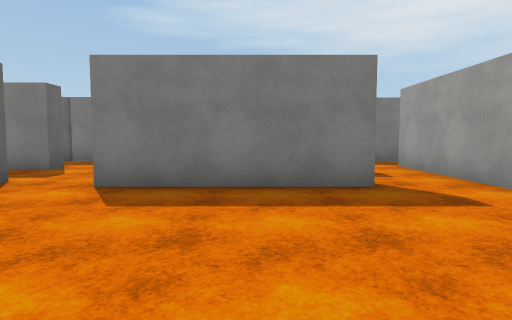
view 1 (above)

15 first-person views from a walk through a Unity game level. The camera is 1.3 m above the floor, tilts 4° down and sees 75° across. The floor is counted in squares, 2 m on a side. Each view is taken from the middle of a square. On the plan, view 1 faces up. The plan holds only what a view shows up to about 10 squares ahead; the rest is blank. The place goes on beyond the plan. The player character is not drawn. Surface patterns are stand-ins for the level's own textures.

view 2
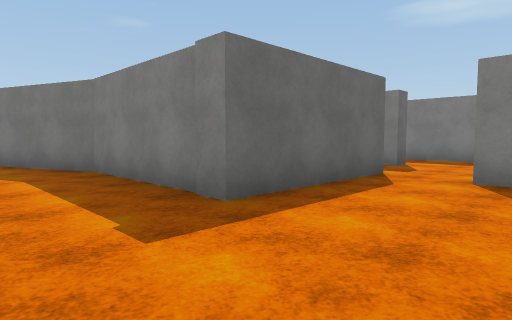

view 3
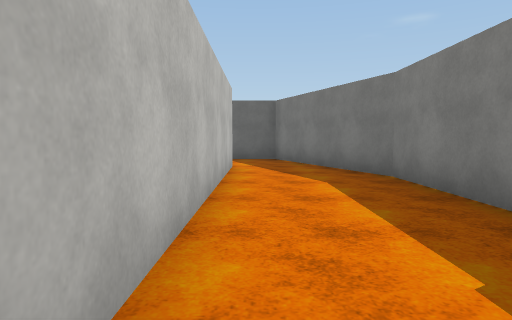

view 4
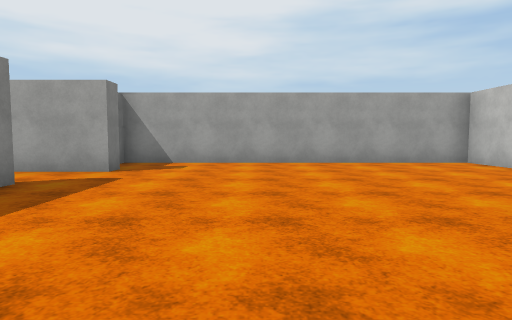

view 5
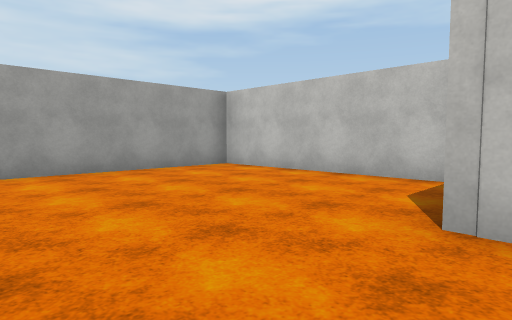

view 6
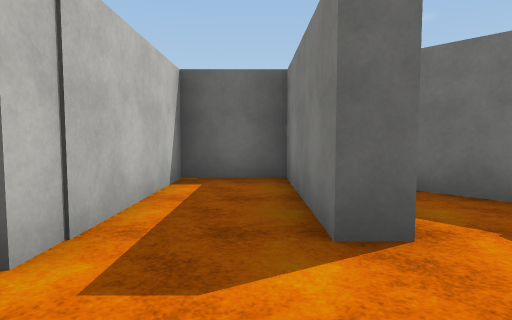

view 7
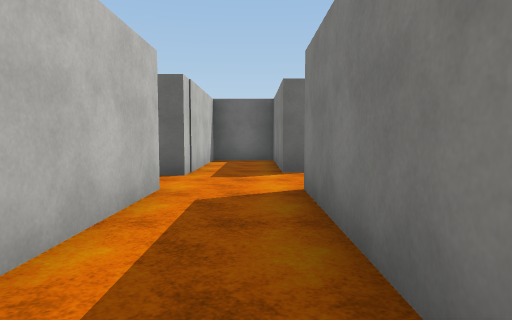

view 8
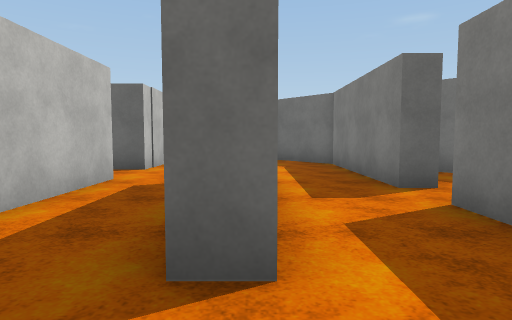

view 9
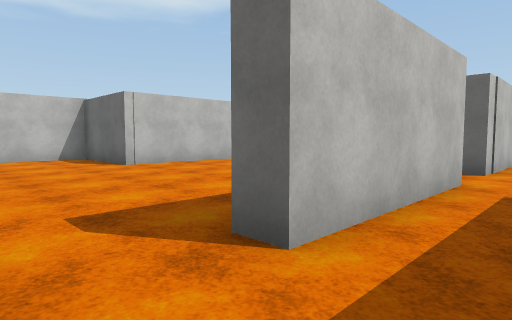

view 10
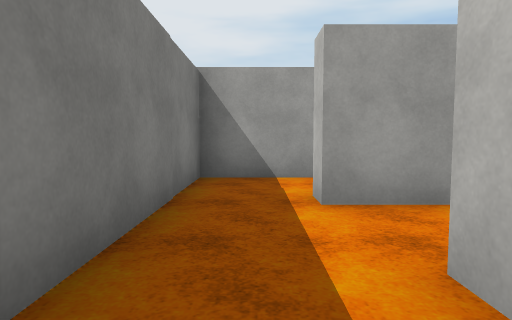

view 11
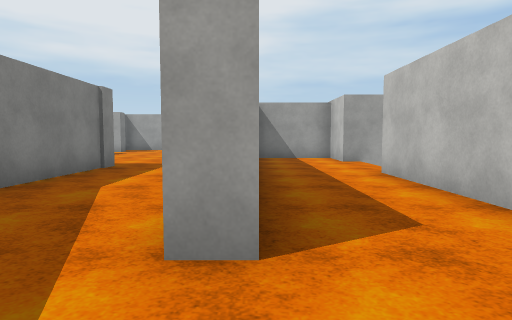

view 12
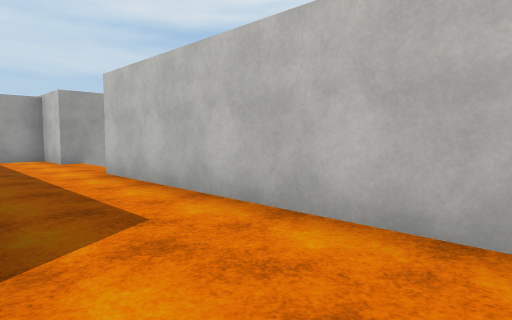

view 13
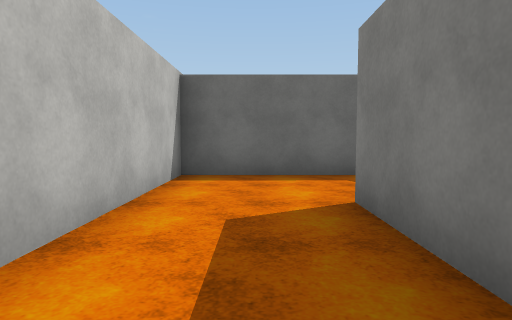

view 14
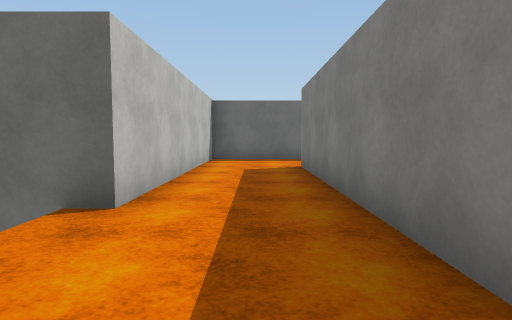

view 15
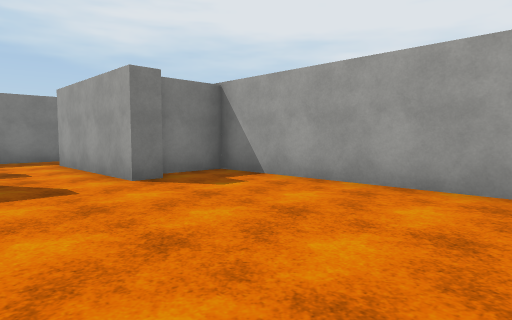

### Floor plan
Ten units are one square. View 1 is at (0, 0); x grows to the right and y downward. Boxes are objects, and circles mark ways between rooms. Rooms are numbered by the first view taken in them; rooms with no view inside come last. Other rooms are left out.
<svg viewBox="-122 -99 180 158">
<path fill="none" stroke="#000" d="M15 -48 15 -43 -21 -43M38 -37 32 -37M-36 -48 -36 -12 -74 -12 -117 4 -117 16M-93 15 -3 15 -3 43 53 43 53 -43 39 -43M-21 -48 15 -48M-40 -70 -40 -66 -72 -66 -72 -48 -36 -48M12 -66 -21 -66M15 -71 15 -65M32 -37 32 -74M11 -71 15 -71M35 -89 -2 -89M-32 20 -93 20 -93 15M-117 16 -116 43 -50 43 -50 54M-23 54 -23 43 -8 43 -8 33M-12 -94 -12 -89 -24 -89M-24 -89 -49 -89 -64 -76"/>
<circle cx="-30" cy="-40" r="3" fill="#2a7"/>
<circle cx="25" cy="-40" r="3" fill="#2a7"/>
<circle cx="-105" cy="20" r="3" fill="#2a7"/>
<circle cx="25" cy="-70" r="3" fill="#2a7"/>
<circle cx="-35" cy="-70" r="3" fill="#2a7"/>
<circle cx="5" cy="-80" r="3" fill="#2a7"/>
<circle cx="-20" cy="-80" r="3" fill="#2a7"/>
<text x="0" y="0">1</text>
<text x="-20" y="-60">2</text>
<text x="10" y="-80">3</text>
<text x="-70" y="30">4</text>
<text x="-10" y="-80">5</text>
<text x="-40" y="-80">6</text>
</svg>
Room 1 opens to room 2. Room 1 opens to room 4. Room 2 opens to room 3. Room 2 opens to room 6. Room 3 opens to room 5. Room 5 opens to room 6.

Where each view was taken, in squares from view 1:
view 1: 0 up, 0 right, facing up
view 2: 1 down, 1 left, facing up-left
view 3: 1 down, 2 left, facing left
view 4: 1 up, 3 left, facing right
view 5: 1 up, 1 left, facing down-right
view 6: 6 up, 2 left, facing left
view 7: 6 up, 2 right, facing left
view 8: 7 up, 3 right, facing left
view 9: 6 up, 3 right, facing down-left
view 10: 8 up, 0 right, facing right
view 11: 2 down, 11 left, facing right
view 12: 2 down, 11 left, facing down-right
view 13: 3 down, 6 left, facing left
view 14: 3 down, 2 left, facing left
view 15: 1 down, 1 right, facing up-right
